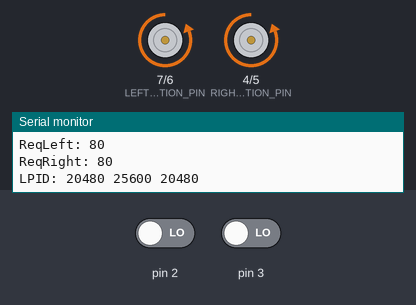
Simulated run of this sketch. Board: Arduino Uno, built with avr-gcc and run on an emulated ATmega328P. On the bench: direction and speed pins drawn as motors (green arrow = direction pin HIGH = forward, orange = LOW = backward, longer = more drive), the last lines printed to the serial monitor. The test bench sets the inputs (shaded band); at power-on: pin 3 LOW, pin 2 LOW.

Above: at 1.2 s.
1.3 s: pin 3 driven HIGH
At 1.52 s:
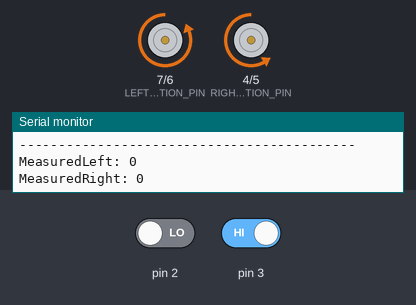
4.3 s: pin 2 driven HIGH
At 4.45 s:
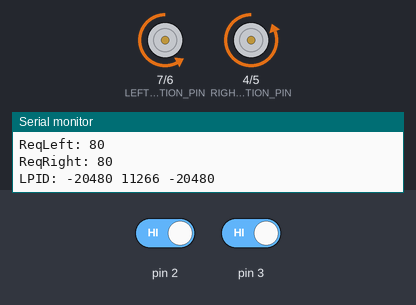
Timing chart, 0 to 7.3 s (numbered marks = the images above; inputs shaded):
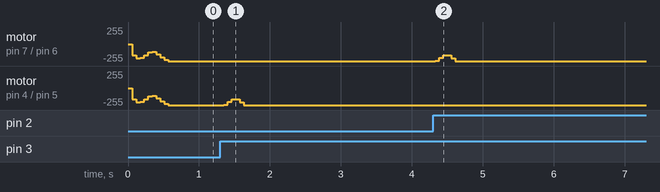

The sketch:

R1.ino
```cpp
#include "encoder.h"
#include "robot.h"

#include "FirstBehavior.h"

SpeedController spd;
unsigned long lastLoopTime = 0;

void setup(void)
{
  attachInterrupt(LEFT_ENCODER_PIN, UpdateLeftEncoder, RISING);
  attachInterrupt(RIGHT_ENCODER_PIN, UpdateRightEncoder, RISING);

  //Robot::Instance()->AddBehavior(new FirstBehavior());

   Serial.begin(115200);
   spd.SetSpeed(FULL_SPEED, FORWARD);
}

void loop(void)
{
  if(millis() - lastLoopTime > 50)
  {
    spd.Execute();
    lastLoopTime = millis();
  }
}
```

Encoder.cpp
```cpp
#include "encoder.h"

#include <Arduino.h>

volatile int LeftEncoder = 0;
volatile int RightEncoder = 0;

volatile unsigned long lastLeft = 0;
volatile unsigned long lastRight = 0;

void UpdateLeftEncoder()
{
  unsigned long now = millis();
  if(lastLeft != 0)
  {
    LeftEncoder = now - lastLeft;
  }
  lastLeft = now;
}

void UpdateRightEncoder()
{
  // Get now
  unsigned long now = millis();

  // Have to wait till next tick to calculate time diff
  if(lastRight != 0)
  {
    RightEncoder = now - lastRight;
  }
  lastRight = now;
}
```

Encoder.h
```cpp
#ifndef ENCODER_H
#define ENCODER_H

#define LEFT_ENCODER_PIN 0
#define RIGHT_ENCODER_PIN 1

#define MAX_PULSE_WIDTH 160

extern volatile int LeftEncoder;
extern volatile int RightEncoder;

extern volatile unsigned long lastLeft;
extern volatile unsigned long lastRight;

void UpdateLeftEncoder();
void UpdateRightEncoder();

#endif
```

FirstBehavior.cpp
```cpp
#include "FirstBehavior.h"

bool FirstBehavior::Assert()
{
  return true;
}

void FirstBehavior::Execute()
{

}

void FirstBehavior::Suppress()
{

}
```

FirstBehavior.h
```cpp
#ifndef SIMPLE_BEHAVIOR_H
#define SIMPLE_BEHAVIOR_H

#include "IBehavior.h"

class FirstBehavior : public IBehavior
{
  public:
    virtual bool Assert();
    virtual void Execute();
    virtual void Suppress();
};

#endif
```

IBehavior.h
```cpp
#ifndef IBEHAVIOR_H
#define IBEHAVIOR_H

class IBehavior
{
  public:
    virtual bool Assert() = 0;
    virtual void Execute() = 0;
    virtual void Suppress() = 0;
};

#endif
```

IController.h
```cpp
#ifndef ICONTROLLER_H
#define ICONTROLLER_H

#include <Arduino.h>

class IController
{
  public:
    virtual void Execute() = 0;
};

#endif
```

PositionController.cpp
```cpp
#include "PositionController.h"
#include "Robot.h"

void PositionController::Execute()
{
  Robot::Instance()->GetSpeedController();
}


/* ----------------------------------------------------------------------- */

#include <math.h>   /* trig function header */

/* ----------------------------------------------------------------------- */
/* SR04 defines */

#define LEFT_CLICKS_PER_INCH 79.52
#define RIGHT_CLICKS_PER_INCH 79.48
#define WHEEL_BASE 9.73

#define TWOPI 6.2831853070    /* nice to have float precision */
#define RADS 57.2958      /* radians to degrees conversion */

/* ----------------------------------------------------------------------- */
/* odometers() maintains these global accumulator variables: */

float theta;                    /* bot heading */
float X_pos;                    /* bot X position in inches */
float Y_pos;                    /* bot Y position in inches */
float total_inches;             /* total inches traveled */

/* ----------------------------------------------------------------------- */
/* using these local variables */

float left_inches;
float right_inches;
float inches;

long L_ticks, R_ticks;   /* icc11 typedefs defined in <int32.h> */
long last_left, last_right;
long lsamp, rsamp;

/* ----------------------------------------------------------------------- */
/* odometers() is a task run by the round-robin multi-tasking scheduler 20
  times per second.  It uses the left_distance and right_distance variables as
  inputs to maintain a set of global position and heading variables: X_pos,Y_pos,
  and theta. */

void odometers()
{
  while (1) {

    /* sample the left and right encoder counts as close together */
    /* in time as possible */

    ////                lsamp = left_distance;
    ////                rsamp = right_distance;
    //
    //    /* determine how many ticks since our last sampling? */
    //                L_ticks = int32_sub(lsamp,last_left);
    //                R_ticks = int32_sub(rsamp,last_right);
    //
    //    /* and update last sampling for next time */
    //                last_left = lsamp;
    //                last_right = rsamp;
    //
    //    /* convert the longs to floats */
    //                long_to_float(&L_ticks,&left_inches);
    //                long_to_float(&R_ticks,&right_inches);
    //
    //    /* and convert ticks to inches */
    //                left_inches /= LEFT_CLICKS_PER_INCH;
    //                right_inches /= RIGHT_CLICKS_PER_INCH;
    //
    //    /* calculate distance we have traveled since last sampling */
    //                inches = (left_inches + right_inches) / 2.0;
    //
    //    /* and accumulate total inches we have traveled */
    //                total_inches += inches;
    //
    //    /* accumulate total rotation around our center */
    //                theta += (left_inches - right_inches) / WHEEL_BASE;
    //
    //    /* and clip the rotation to plus or minus 360 degrees */
    //                theta -= (float)((int)(theta/TWOPI))*TWOPI;
    //
    //    /* now calculate and accumulate our position in inches */
    //                Y_pos += (inches * (cos(theta*RADS)));
    //                X_pos += (inches * (sin(theta*RADS)));
  }
}
```

PositionController.h
```cpp
#ifndef POSITION_CONTROLLER_H
#define POSITION_CONTROLLER_H

#include "IController.h"

struct Position
{
  long X;
  long Y;
  short Theta;
};

class PositionController : public IController
{
  public:
    Position GetPosition();
    void Execute();
};

#endif
```

Robot.cpp
```cpp
#include "robot.h"

// Initalize the instance pointer... static initialization
Robot* Robot::_Instance = NULL;

Robot* Robot::Instance()
{
  if(!Robot::_Instance)
    Robot::_Instance = new Robot();

  return _Instance;
}

Robot::Robot()
{
  _ActiveBehavior = NULL;

  for (int i = 0; i < MAX_BEHAVIORS; i++)
    _Behaviors[i] = NULL;

  for (int i = 0; i < MAX_CONTROLLERS; i++)
    _Controllers[i] = NULL;

  _Controllers[SPEED_CONTROLLER_INDEX] = new SpeedController();
  _Controllers[POSITION_CONTROLLER_INDEX] = new PositionController();
}

Robot::~Robot()
{
  int i = 0;
  while (_Controllers[i])
    delete _Controllers[i++];

  i = 0;
  while (_Behaviors[i])
    delete _Behaviors[i++];
}

SpeedController* Robot::GetSpeedController()
{
  return (SpeedController*)(_Controllers[SPEED_CONTROLLER_INDEX]);
}

PositionController* Robot::GetPositionController()
{
  return (PositionController*)(_Controllers[POSITION_CONTROLLER_INDEX]);
}

void Robot::AddController(IController* controller)
{
  // Move to first empty element
  int i = 0;
  while (_Controllers[i++])

    // Add the controller to the list
    _Controllers[i] = controller;
}

void Robot::AddBehavior(IBehavior* behavior)
{
  // Move to the first empty element
  int i = 0;
  while (_Behaviors[i++])

    // Add the behavior to the list
    _Behaviors[i] = behavior;
}

void Robot::Run()
{
  // Run all behaviors
  int i = 0;
  while (_Behaviors[i])
  {
    if (_Behaviors[i]->Assert())
    {
      _ActiveBehavior->Suppress();
      _ActiveBehavior = _Behaviors[i];
      _Behaviors[i]->Execute();
      break;
    }

    i++;
  }

  // Run all controllers
  i = 0;
  while (_Controllers[i])
    _Controllers[i++]->Execute();
}
```

Robot.h
```cpp
#ifndef ROBOT_H
#define ROBOT_H

#include "IController.h"
#include "IBehavior.h"

#include "SpeedController.h"
#include "PositionController.h"

#define SPEED_CONTROLLER_INDEX 0
#define POSITION_CONTROLLER_INDEX 1

#define MAX_CONTROLLERS 5
#define MAX_BEHAVIORS 16

class Robot
{
  public:
    static Robot* Instance();
    ~Robot();

    SpeedController* GetSpeedController();
    PositionController* GetPositionController();

    void AddController(IController* controller);
    void AddBehavior(IBehavior* behavior);

    void Run();

  private:
    static Robot* _Instance;
    Robot();
    IBehavior* _ActiveBehavior;
    IController* _Controllers[MAX_CONTROLLERS];
    IBehavior* _Behaviors[MAX_BEHAVIORS];
};

#endif
```

SpeedController.cpp
```cpp
#include "SpeedController.h"
#include "encoder.h"

#include <Arduino.h>

#define LEFT_PWM_PIN 6
#define LEFT_DIRECTION_PIN 7
#define RIGHT_PWM_PIN 5
#define RIGHT_DIRECTION_PIN 4

#define MINIMUM_SPEED_PWM 100
#define MAXIMUM_SPEED_PWM 255

#define MAX_TICK_RATE 100
#define MAX_PULSE_WIDTH 160

#define K_PRO 3
#define K_DRV 4

void SpeedController::SetSpeed(char Speed, char TurnRate)
{
  char leftSpeed = Speed + TurnRate;
  char rightSpeed = Speed - TurnRate;

  _LeftDirection = 1;
  if (leftSpeed < 0) _LeftDirection = -1;
  _ReqLeftSpeed = abs(leftSpeed);

  _RightDirection = 1;
  if (rightSpeed < 0 ) _RightDirection = -1;
  _ReqRightSpeed = abs(rightSpeed);
}

void SpeedController::CalculateSpeed()
{
  _LeftSpeed = 0;
  if (millis() - lastLeft < MAX_PULSE_WIDTH)
  {
    _LeftSpeed =  MAX_PULSE_WIDTH - LeftEncoder;
    _LeftSpeed = _LeftSpeed * _LeftDirection;
  }

  Serial.print("MeasuredLeft: ");
  Serial.println(_LeftSpeed);

  _RightSpeed = 0;
  if (millis() - lastRight < MAX_PULSE_WIDTH)
  {
    _RightSpeed = MAX_PULSE_WIDTH - RightEncoder;
    _RightSpeed = _RightSpeed * _RightDirection;
  }

  Serial.print("MeasuredRight: ");
  Serial.println(_RightSpeed);
}

void SpeedController::Execute()
{
  Serial.println("-------------------------------------------");
  CalculateSpeed();

  Serial.print("ReqLeft: ");
  Serial.println(_ReqLeftSpeed);

  Serial.print("ReqRight: ");
  Serial.println(_ReqRightSpeed);

//  int lf_error  = K_PRO * (_ReqLeftSpeed - _LeftSpeed);
//  _leftacc +=  ((lf_error / K_PRO) + ((lf_error - _leftlast) / K_DRV));
//  _leftlast = lf_error;
//  _leftacc += lf_error;
//
//  if (_leftacc > (MAX_TICK_RATE)) _leftacc = MAX_TICK_RATE;
//  else if (_leftacc < (-MAX_TICK_RATE * 256)) _leftacc = -MAX_TICK_RATE * 256;
//
//  Serial.print("LPID: ");
//  Serial.print(lf_error);
//  Serial.print(" ");
//  Serial.println(_leftacc);
//
//  pwmL(_leftacc);

  // PID
  int lf_error, rt_error;

  lf_error = (_ReqLeftSpeed - _LeftSpeed) * 256;
  _leftacc +=  ((lf_error / K_PRO) + ((lf_error - _leftlast) / K_DRV));
  _leftlast = lf_error;
  if (_leftacc > (MAX_TICK_RATE * 256)) _leftacc = MAX_TICK_RATE * 256;
  else if (_leftacc < (-MAX_TICK_RATE * 256)) _leftacc = -MAX_TICK_RATE * 256;

  Serial.print("LPID: ");
  Serial.print(lf_error);
  Serial.print(" ");
  Serial.print(_leftacc);
  Serial.print(" ");
  Serial.println(_leftlast);

  rt_error = (_ReqRightSpeed - _RightSpeed) * 256;
  _rightacc += ((rt_error / K_PRO) + ((rt_error - _rightlast) / K_DRV));
  _rightlast = rt_error;

  if (_rightacc > (MAX_TICK_RATE * 256)) _rightacc = MAX_TICK_RATE * 256;
  else if (_rightacc < (-MAX_TICK_RATE * 256)) _rightacc = -MAX_TICK_RATE * 256;

  pwmL(_leftacc/256);
  pwmR(_rightacc/256);

}


void SpeedController::pwmR(char pwm)
{
  if(pwm < 0)
    analogWrite(RIGHT_DIRECTION_PIN, 1);
  else
    analogWrite(RIGHT_DIRECTION_PIN, 0);

  byte pwmVal = map(abs(pwm), 0, 100, MINIMUM_SPEED_PWM, MAXIMUM_SPEED_PWM);
  analogWrite(RIGHT_PWM_PIN, pwmVal);
}

void SpeedController::pwmL(char pwm)
{
  if(pwm < 0)
    analogWrite(LEFT_DIRECTION_PIN, 1);
  else
    analogWrite(LEFT_DIRECTION_PIN, 0);

  byte pwmVal = map(abs(pwm), 0, 100, MINIMUM_SPEED_PWM, MAXIMUM_SPEED_PWM);
  analogWrite(LEFT_PWM_PIN, pwmVal);
}
```

SpeedController.h
```cpp
#ifndef SPEED_CONTROLLER_H
#define SPEED_CONTROLLER_H

#include "IController.h"

#include <Arduino.h>

#define SLOW_SPEED 25
#define HALF_SPEED 50
#define FULL_SPEED 80

#define BACKUP_SLOW -10

#define FORWARD 0
#define TURN_RIGHT 25
#define TURN_LEFT -25

#define STOP 0

class SpeedController : public IController
{
  public:
    void SetSpeed(char Speed, char TurnRate);
    void Execute();

  private:
    void CalculateSpeed();
    void pwmR(char pwm);
    void pwmL(char pwm);

    char _LeftDirection;
    char _RightDirection;

    byte _LeftSpeed;
    byte _RightSpeed;

    byte _ReqLeftSpeed;
    byte _ReqRightSpeed;

    int _leftacc, _rightacc;  /* accumulators for motor output values */
    int _leftlast, _rightlast; /* history values for calculating derivative */
};

#endif
```

Measured:
- after the input at 1.3 s, motor on pin 4 (RIGHT_DIRECTION_PIN) / pin 5 (RIGHT_PWM_PIN): rises from backward 255/255 to backward 168/255 in 0.11 s, then falls to backward 255/255 in 0.17 s
- after the input at 4.3 s, motor on pin 7 (LEFT_DIRECTION_PIN) / pin 6 (LEFT_PWM_PIN): rises from backward 255/255 to backward 168/255 in 0.11 s, then falls to backward 255/255 in 0.17 s
